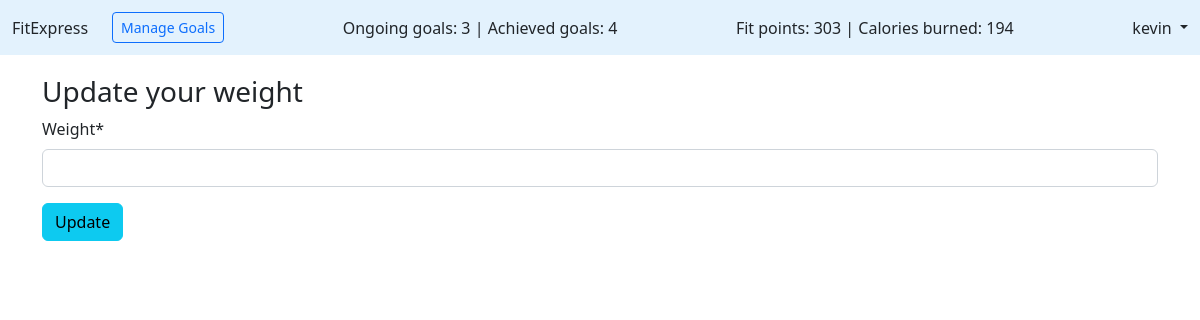
/accounts/3/updateweight/ (signed in), run on an earlier commit of the app's database.
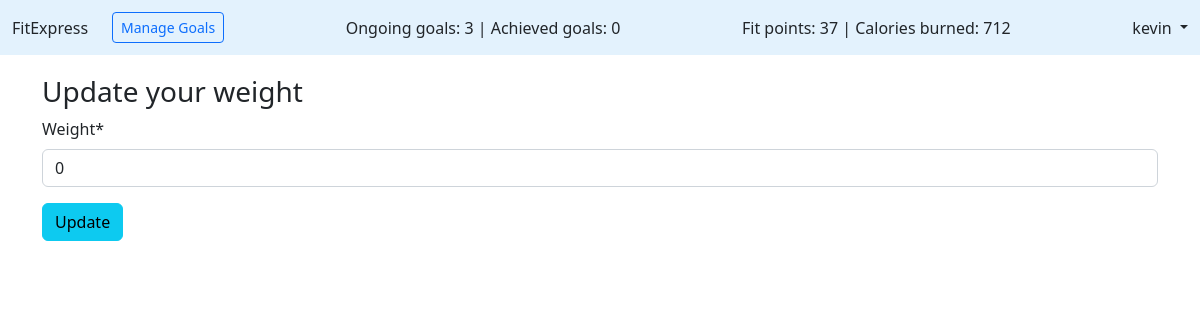
And on a later commit of the database.
### accounts/models.py (models this page shows, shortened)
class CustomUser(AbstractUser):
    birth = models.DateField(null=True, blank=True)
    calories_burned = models.PositiveIntegerField(default=0)
    fit_points = models.PositiveIntegerField(default=0)
    weight = models.PositiveIntegerField(null=True)
    completed_goals = models.PositiveIntegerField(default=0)
    active_goals = models.PositiveIntegerField(default=0)

### accounts/views.py (the view)
# urls.py: path("<slug:pk>/updateweight/", WeightEdit.as_view(), name="weightupdate")
class WeightEdit(LoginRequiredMixin, UpdateView):
    model = CustomUser
    fields = (
        "weight",
    )
    template_name = "weight_edit.html"

### templates/weight_edit.html
{% extends "base.html" %}
{% load crispy_forms_tags %}
{% block content %}
<h3>Update your weight</h3>
<form action="" method="post">{% csrf_token %}
  {{ form|crispy }}
  <button class="btn btn-info ml-2" type="submit">Update</button>
</form>
{% endblock content %}

### templates/base.html (shortened to what this page needs)
<!DOCTYPE html>
<html>
<head>
  <link href="https://cdn.jsdelivr.net/npm/bootstrap@5.2.3/dist/css/bootstrap.min.css" rel="stylesheet"
>
</head>
<body>
  <header class="p-3 mb-3 border-bottom">
    <div class="d-flex flex-wrap align-items-center justify-content-center
        justify-content-lg-start fixed-top" style="background-color: #e3f2fd; padding: 1%">
      <a class="navbar-brand" href="{% url 'home' %}">FitExpress</a><br>
      {% if user.is_authenticated %}
      <ul class="nav col-12 col-lg-auto me-lg-auto mb-2 justify-content-center
          mb-md-0 ms-4">
        <li><a type="button" class="btn btn-outline-primary btn-sm" href="{% url "goalslist" %}">Manage Goals</a></li>
      </ul>
      <ul class="nav col-12 col-lg-auto me-lg-auto mb-2 justify-content-center
          mb-md-0">
        <li>Ongoing goals: {{ user.active_goals }} | Achieved goals: {{ user.completed_goals }}</li>
      </ul>
      <ul class="nav col-12 col-lg-auto me-lg-auto mb-2 justify-content-center mb-md-0">
        <li>Fit points: {{ user.fit_points }} | Calories burned: {{ user.calories_burned }}</li>
      </ul>
      <div class="dropdown text-end">
        <a href="#" class="d-block link-dark text-decoration-none dropdown-toggle" id="dropdownUser1"
          data-bs-toggle="dropdown" aria-expanded="false">
          {{ user.username }}
        </a>
      </div>
      {% else %}
      <div class="text-end" style="margin-left: 2%;">
        <a href="{% url 'login' %}" class="btn btn-outline-primary me-2">
          Log In</a>
        <a href="{% url 'signup' %}" class="btn btn-primary">Sign Up</a>
      </div>
      {% endif %}
    </div>
  </header>
  <main>
    <div class="container">
      {% block content %}
      {% endblock content %}
    </div>
  </main>
</body>
</html>

What changed in the data, as far as the page shows it:
changed CustomUser "kevin": completed_goals "4" → "0"; fit_points "303" → "37"; calories_burned "194" → "712"
changed CustomUser (number 2 of 2 on the later page): weight (not shown) → "0"
